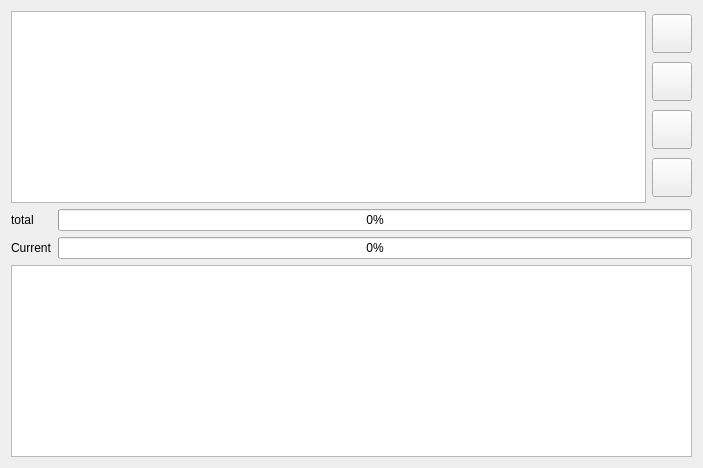
<?xml version="1.0" encoding="UTF-8"?>
<ui version="4.0">
 <class>ComponentsDialog</class>
 <widget class="QDialog" name="ComponentsDialog">
  <property name="geometry">
   <rect>
    <x>0</x>
    <y>0</y>
    <width>703</width>
    <height>468</height>
   </rect>
  </property>
  <property name="windowTitle">
   <string>Dialog</string>
  </property>
  <layout class="QVBoxLayout" name="verticalLayout_2">
   <item>
    <layout class="QHBoxLayout" name="horizontalLayout">
     <item>
      <widget class="QListView" name="urlList">
       <property name="sizePolicy">
        <sizepolicy hsizetype="Expanding" vsizetype="Preferred">
         <horstretch>0</horstretch>
         <verstretch>0</verstretch>
        </sizepolicy>
       </property>
      </widget>
     </item>
     <item>
      <layout class="QVBoxLayout" name="verticalLayout">
       <item>
        <widget class="QToolButton" name="buttonAddUrl">
         <property name="icon">
          <iconset resource="resources.qrc">
           <normaloff>:/images/actions/list-add.svg</normaloff>:/images/actions/list-add.svg</iconset>
         </property>
         <property name="iconSize">
          <size>
           <width>32</width>
           <height>32</height>
          </size>
         </property>
        </widget>
       </item>
       <item>
        <widget class="QToolButton" name="buttonDelUrl">
         <property name="icon">
          <iconset resource="resources.qrc">
           <normaloff>:/images/actions/list-remove.svg</normaloff>:/images/actions/list-remove.svg</iconset>
         </property>
         <property name="iconSize">
          <size>
           <width>32</width>
           <height>32</height>
          </size>
         </property>
        </widget>
       </item>
       <item>
        <spacer name="verticalSpacer">
         <property name="orientation">
          <enum>Qt::Vertical</enum>
         </property>
         <property name="sizeType">
          <enum>QSizePolicy::Preferred</enum>
         </property>
         <property name="sizeHint" stdset="0">
          <size>
           <width>20</width>
           <height>0</height>
          </size>
         </property>
        </spacer>
       </item>
       <item>
        <widget class="QToolButton" name="buttonUpdateRepos">
         <property name="icon">
          <iconset resource="resources.qrc">
           <normaloff>:/images/actions/view-refresh.svg</normaloff>:/images/actions/view-refresh.svg</iconset>
         </property>
         <property name="iconSize">
          <size>
           <width>32</width>
           <height>32</height>
          </size>
         </property>
        </widget>
       </item>
       <item>
        <widget class="QToolButton" name="buttonDownloadAll">
         <property name="icon">
          <iconset resource="resources.qrc">
           <normaloff>:/images/edit-download.svg</normaloff>:/images/edit-download.svg</iconset>
         </property>
         <property name="iconSize">
          <size>
           <width>32</width>
           <height>32</height>
          </size>
         </property>
        </widget>
       </item>
      </layout>
     </item>
    </layout>
   </item>
   <item>
    <layout class="QGridLayout" name="gridLayout">
     <item row="1" column="0" colspan="2">
      <widget class="QLabel" name="label_2">
       <property name="text">
        <string>Current</string>
       </property>
      </widget>
     </item>
     <item row="1" column="2">
      <widget class="QProgressBar" name="progressItem">
       <property name="value">
        <number>0</number>
       </property>
      </widget>
     </item>
     <item row="0" column="2">
      <widget class="QProgressBar" name="progressTotal">
       <property name="value">
        <number>0</number>
       </property>
      </widget>
     </item>
     <item row="0" column="0" colspan="2">
      <widget class="QLabel" name="label">
       <property name="text">
        <string>total</string>
       </property>
      </widget>
     </item>
    </layout>
   </item>
   <item>
    <widget class="QListWidget" name="templateList">
     <property name="sizePolicy">
      <sizepolicy hsizetype="Expanding" vsizetype="MinimumExpanding">
       <horstretch>0</horstretch>
       <verstretch>0</verstretch>
      </sizepolicy>
     </property>
    </widget>
   </item>
  </layout>
 </widget>
 <resources>
  <include location="resources.qrc"/>
 </resources>
 <connections/>
</ui>
